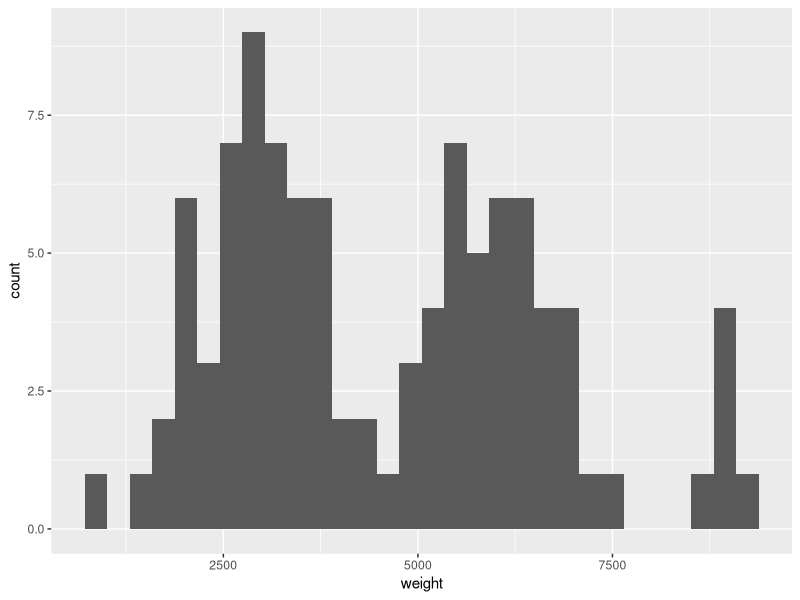
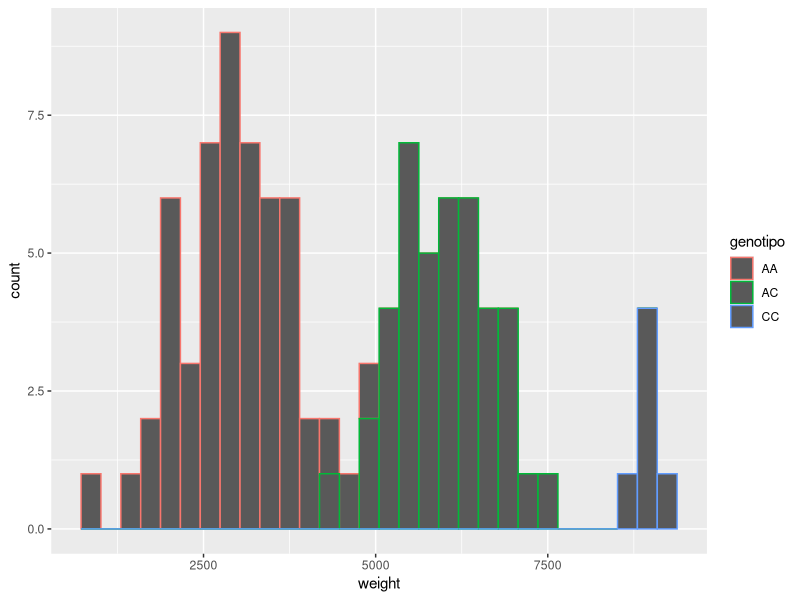
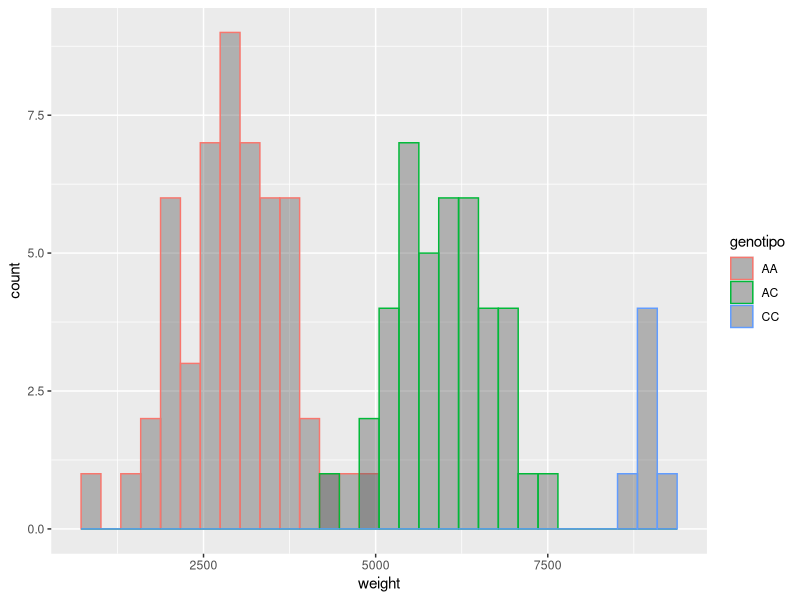
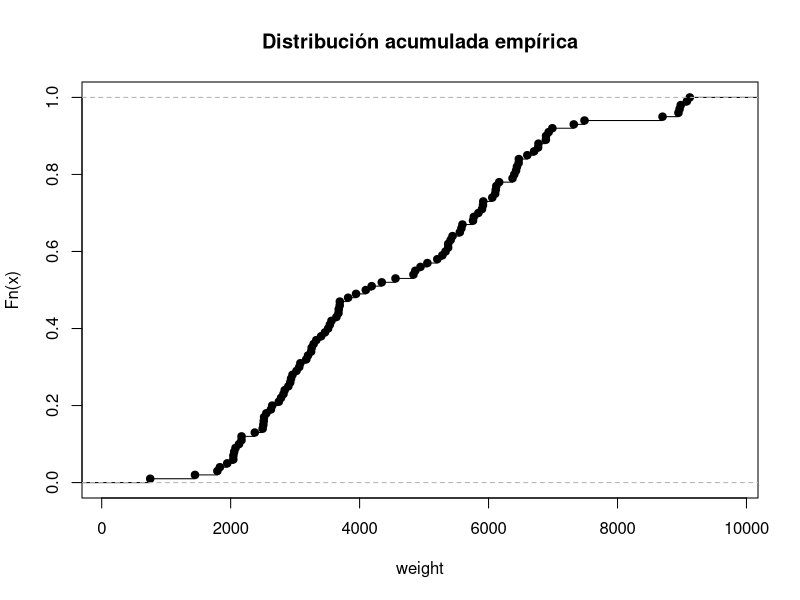
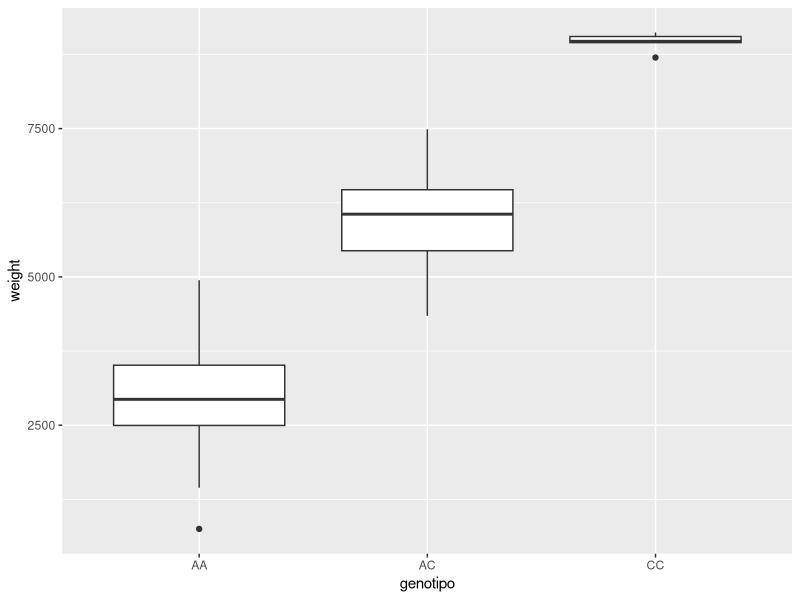
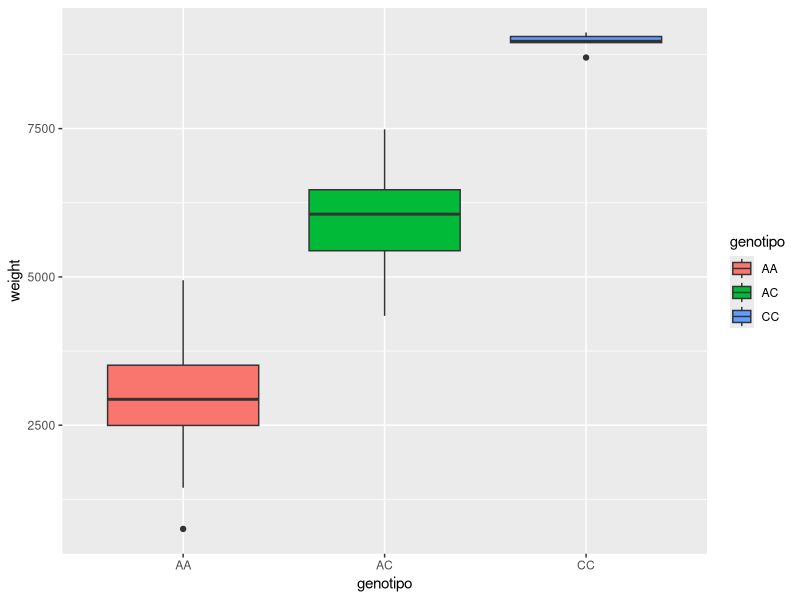
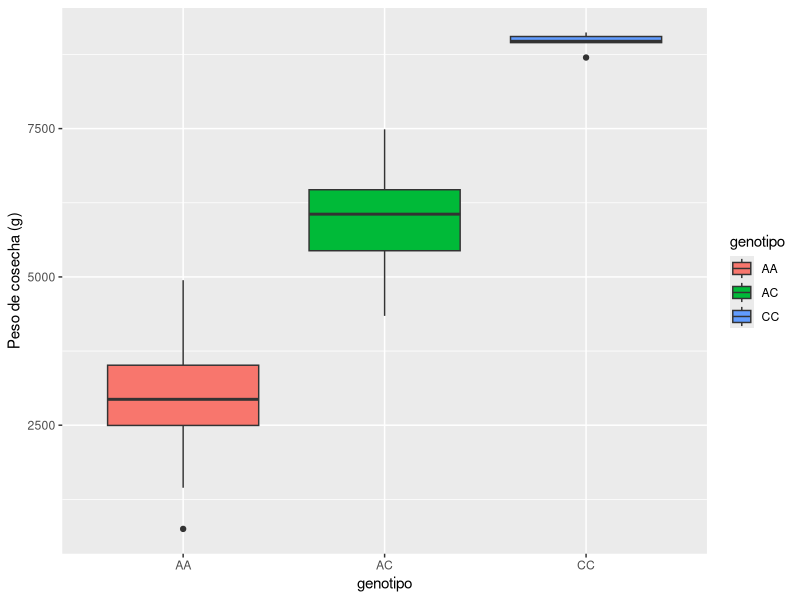
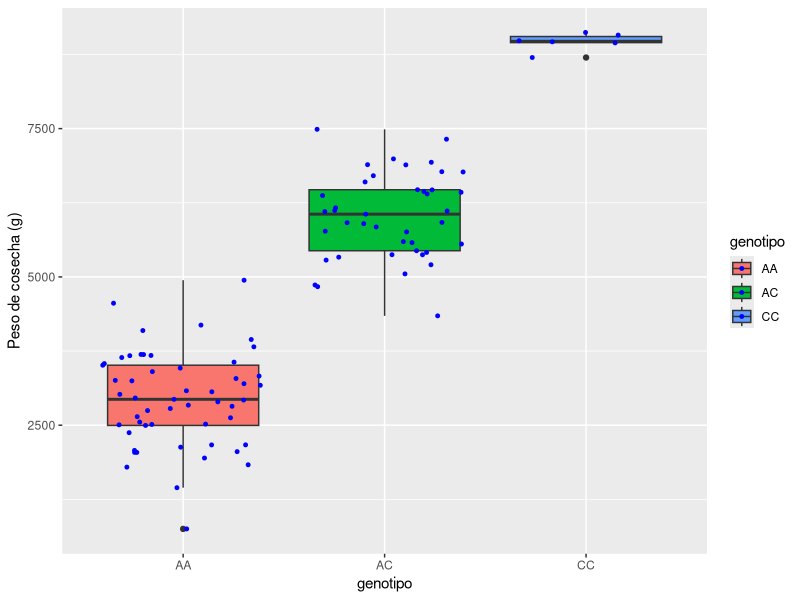

Generate these figures, in order, with R:
## ---- chunk 1
knitr::opts_chunk$set(echo = TRUE)

# Librería stats está instalada por defecto en la base de R
library(stats)

# Librería graphics está instalada por defecto en la base de R
library(graphics)

# Librería para importar datos
library(readxl)

# Librería psych para analisis de datos de matrices 
library(psych)

# Librería para gráficas avanzadas
library(ggplot2)



## ---- chunk 2
datos <- read_excel("salmon.xlsx")
summary(datos)
str(datos)
## ---- chunk 3
datos$id<- as.factor(datos$id)
datos$genotipo<- as.factor(datos$genotipo)
summary(datos)
table(datos$genotipo)
# Ejecute como prueba pero no incluya en el reporte esta función table(datos$weight) 
## ---- chunk 4
ggplot(datos, aes(x = weight)) +
  geom_histogram()
## ---- chunk 5
ggplot(datos, aes(x = weight)) +
  geom_histogram(aes(color = genotipo))
## ---- chunk 6
ggplot(datos, aes(x = weight)) +
  geom_histogram(aes(color = genotipo), 
  position = "identity", bins = 30, alpha = 0.4)
## ---- chunk 7
# Distribución acumulada empírica.
plot(ecdf(datos$weight), main="Distribución acumulada empírica", xlab="weight")
## ---- chunk 8
ggplot(datos, aes(x=genotipo, y=weight,)) +
    geom_boxplot()
## ---- chunk 9
ggplot(datos, aes(x=genotipo, y=weight, fill=genotipo)) +
    geom_boxplot()
## ---- chunk 10
ggplot(datos, aes(x=genotipo, y=weight, fill=genotipo)) +
    geom_boxplot()+
  labs(y="Peso de cosecha (g)")
## ---- chunk 11
ggplot(datos, aes(x=genotipo, y=weight, fill=genotipo)) +
    geom_boxplot()+
  labs(y="Peso de cosecha (g)")+
geom_jitter(color="blue", size=1, alpha=2)
## ---- chunk 12
tilapia <- read_excel("tilapia.xlsx")
tilapia$id<- as.factor(tilapia$id)
tilapia$feed<- as.factor(tilapia$feed)
tilapia$sex<- as.factor(tilapia$sex)
summary(tilapia)
table(tilapia$feed, tilapia$sex)
# Ejecute como prueba pero no incluya en el reporte  table(tilapia$feed, tilapia$id) 
## ---- chunk 13
ggplot(tilapia, aes(x=feed, y=weight, fill=sex)) +
    geom_boxplot()+
  labs(y="Peso de cosecha (g)")
## ---- chunk 14
interaction.plot(tilapia$feed, tilapia$sex, tilapia$weight, fun = mean)
## ---- chunk 15
interaction.plot(tilapia$feed, tilapia$sex, tilapia$weight, fun = mean, xlab = "", ylab = "Peso promedio (g)", col=1:2, trace.label="Sexo", pch = c(15, 16), type = "b")

## ---- chunk 16
plot.design(tilapia$weight~ tilapia$sex * tilapia$feed, xlab = "Factores", ylab="Weight", col="blue")

## ---- chunk 17
trucha <- read_excel("trucha.xlsx")
summary(trucha)
## ---- chunk 18
# Gráfica de correlación de variables continuas
pairs.panels(trucha[,], method = "pearson", hist.col = "red",  density = TRUE, font=2)
## ---- chunk 19
# Gráfica de correlación de variables continuas
pairs.panels(trucha[,2:3], method = "pearson", hist.col = "red",  density = TRUE, font=2)
